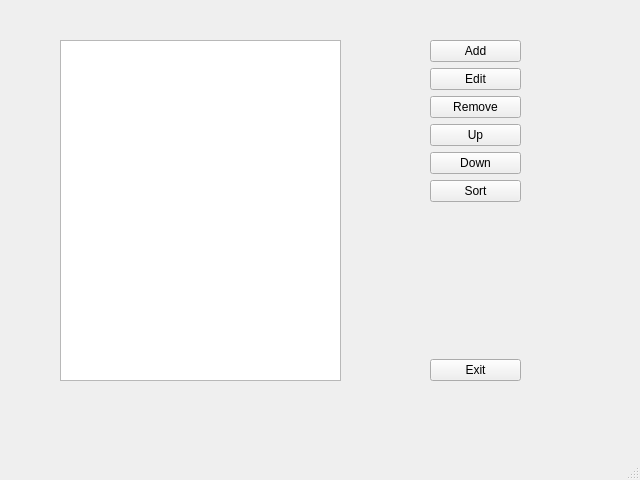
<?xml version="1.0" encoding="UTF-8"?>
<ui version="4.0">
 <class>MainWindow</class>
 <widget class="QMainWindow" name="MainWindow">
  <property name="geometry">
   <rect>
    <x>0</x>
    <y>0</y>
    <width>640</width>
    <height>480</height>
   </rect>
  </property>
  <property name="windowTitle">
   <string>MainWindow</string>
  </property>
  <widget class="QWidget" name="centralwidget">
   <widget class="QListWidget" name="ListItems">
    <property name="geometry">
     <rect>
      <x>60</x>
      <y>40</y>
      <width>281</width>
      <height>341</height>
     </rect>
    </property>
   </widget>
   <widget class="QWidget" name="">
    <property name="geometry">
     <rect>
      <x>430</x>
      <y>40</y>
      <width>91</width>
      <height>341</height>
     </rect>
    </property>
    <layout class="QVBoxLayout" name="verticalLayout">
     <item>
      <widget class="QPushButton" name="BtnAdd">
       <property name="text">
        <string>Add</string>
       </property>
      </widget>
     </item>
     <item>
      <widget class="QPushButton" name="BtnEdit">
       <property name="text">
        <string>Edit</string>
       </property>
      </widget>
     </item>
     <item>
      <widget class="QPushButton" name="BtnRemove">
       <property name="text">
        <string>Remove</string>
       </property>
      </widget>
     </item>
     <item>
      <widget class="QPushButton" name="BtnUp">
       <property name="text">
        <string>Up</string>
       </property>
      </widget>
     </item>
     <item>
      <widget class="QPushButton" name="BtnDown">
       <property name="text">
        <string>Down</string>
       </property>
      </widget>
     </item>
     <item>
      <widget class="QPushButton" name="BtnSort">
       <property name="text">
        <string>Sort</string>
       </property>
      </widget>
     </item>
     <item>
      <spacer name="verticalSpacer">
       <property name="orientation">
        <enum>Qt::Vertical</enum>
       </property>
       <property name="sizeHint" stdset="0">
        <size>
         <width>20</width>
         <height>40</height>
        </size>
       </property>
      </spacer>
     </item>
     <item>
      <widget class="QPushButton" name="BtnExit">
       <property name="text">
        <string>Exit</string>
       </property>
      </widget>
     </item>
    </layout>
   </widget>
  </widget>
  <widget class="QMenuBar" name="menubar">
   <property name="geometry">
    <rect>
     <x>0</x>
     <y>0</y>
     <width>640</width>
     <height>22</height>
    </rect>
   </property>
  </widget>
  <widget class="QStatusBar" name="statusbar"/>
 </widget>
 <resources/>
 <connections/>
</ui>
